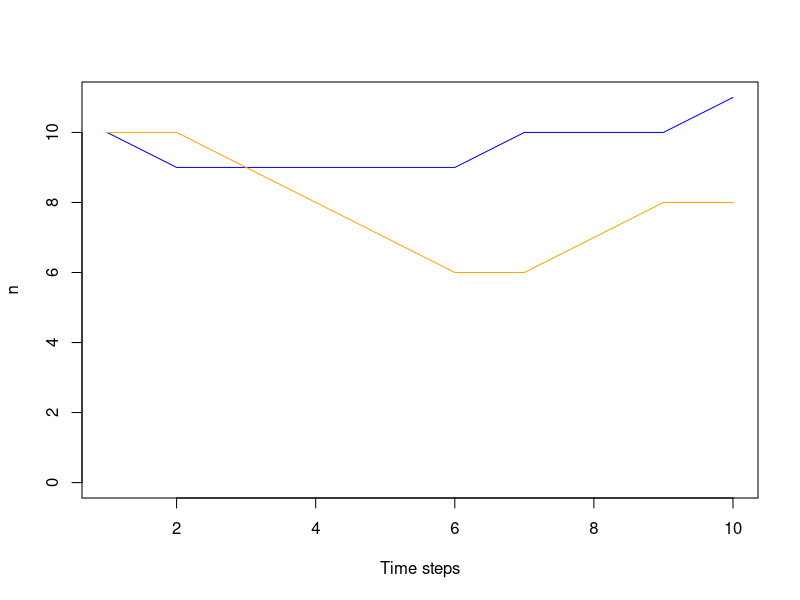
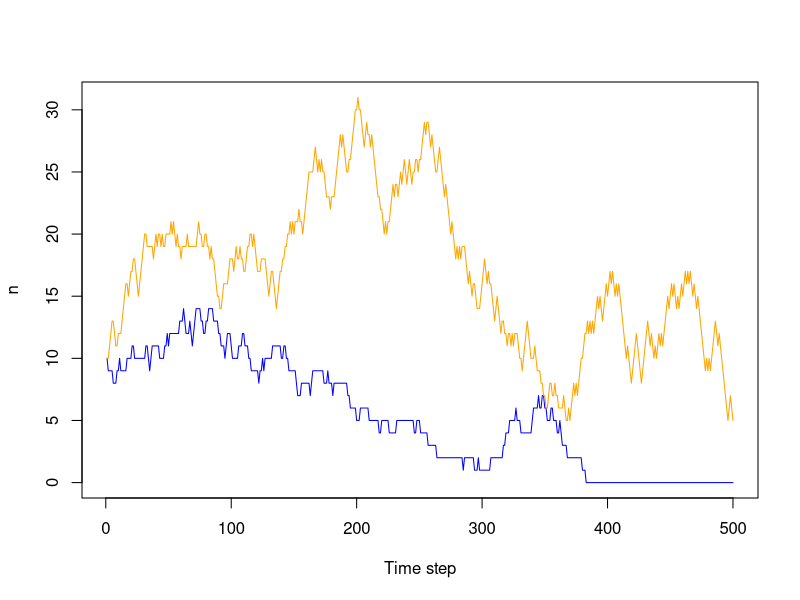
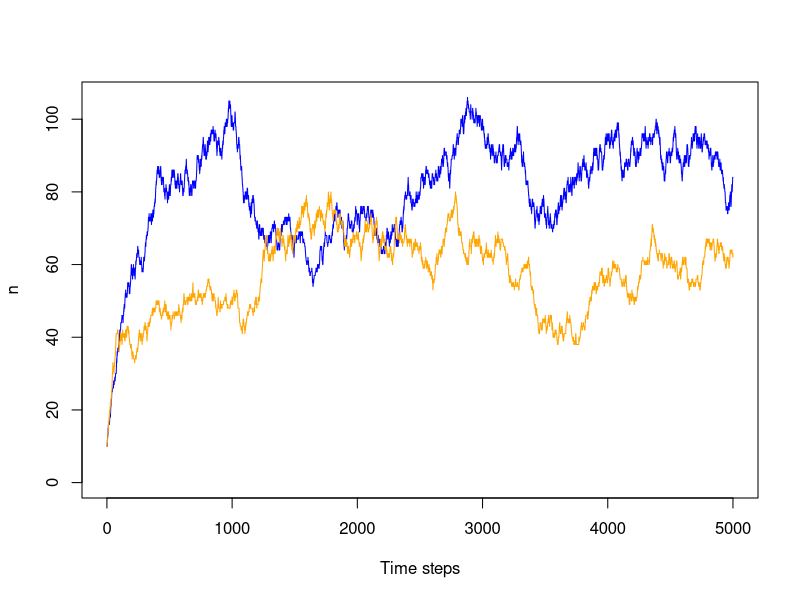

Write the R code that produced these figures, in order.
## ---- chunk 1
knitr::opts_chunk$set(echo = TRUE)
## ---- chunk 2
# initial population sizes
n <- c(10, 10)

# a matrix to hold populations sizes through time (rows are time points)
nmat <- matrix(0, nrow = 10, ncol = 2)
nmat[1, ] <- n # record the initial conditions

# birth or death?
# `event = 0` is death and `event = 1` is birth
event <- sample(0:1, 1)

if(event == 0) { # someone dies
    # who dies?
    thisOneDead <- sample(1:2, size = 1, prob = n)
    
    # update populations
    n[thisOneDead] <- n[thisOneDead] - 1
} else { # someone is born
    thisOneBorn <- sample(1:2, size = 1, prob = n)
    
    # update populations
    n[thisOneBorn] <- n[thisOneBorn] + 1
}

# now `n` has changed
n

# update the matrix by hand
nmat[2, ] <- n
## ---- chunk 3
# initial population sizes
n <- c(10, 10)

# a matrix to hold populations sizes through time (rows are time points)
nmat <- matrix(0, nrow = 10, ncol = 2)
nmat[1, ] <- n # record the initial conditions

# here's the for loop, so called cause we use the word "for"
for(i in 2:10) {
    nmat[i, 1] <- i
}

nmat
## ---- chunk 4
# initial population sizes
n <- c(10, 10)

# a matrix to hold populations sizes through time (rows are time points)
nmat <- matrix(0, nrow = 10, ncol = 2)
nmat[1, ] <- n # record the initial conditions

# here's the for loop, so called cause we use the word "for"
for(i in 2:10) {
    # birth or death?
    # `event = 0` is death and `event = 1` is birth
    event <- sample(0:1, 1)
    
    if(event == 0) { # someone dies
        # who dies?
        thisOneDead <- sample(1:2, size = 1, prob = n)
        
        # update populations
        n[thisOneDead] <- n[thisOneDead] - 1
    } else { # someone is born
        thisOneBorn <- sample(1:2, size = 1, prob = n)
        
        # update populations
        n[thisOneBorn] <- n[thisOneBorn] + 1
    }
    
    
    # update the matrix
    nmat[i, ] <- n
}

nmat
## ---- chunk 5
plot(1:10, nmat[, 1], ylim = c(0, max(nmat)), col = 'blue', type = 'l', 
     xlab = 'Time steps', ylab = 'n')
lines(1:10, nmat[, 2], col = 'orange')
## ---- chunk 6
# initial population sizes
n <- c(10, 10)

# a matrix to hold populations sizes through time (rows are time points)
ntstep <- 500 # number of time steps
nmat <- matrix(0, nrow = ntstep, ncol = 2)
nmat[1, ] <- n # record the initial conditions

# here's the for loop, so called cause we use the word "for"
for(i in 2:ntstep) {
    # everything could going extinct, so this is a safety precaution 
    # it will stop the loop if everything is dead
    if(all(n <= 0)) break
    
    # birth or death?
    # `event = 0` is death and `event = 1` is birth
    event <- sample(0:1, 1)
    
    if(event == 0) { # someone dies
        # who dies?
        thisOneDead <- sample(1:2, size = 1, prob = n)
        
        # update populations
        n[thisOneDead] <- n[thisOneDead] - 1
    } else { # someone is born
        thisOneBorn <- sample(1:2, size = 1, prob = n)
        
        # update populations
        n[thisOneBorn] <- n[thisOneBorn] + 1
    }
    
    
    # update the matrix
    nmat[i, ] <- n
}

plot(1:ntstep, nmat[, 1], ylim = c(0, max(nmat)), col = 'blue', type = 'l', 
     xlab = 'Time step', ylab = 'n')
lines(1:ntstep, nmat[, 2], col = 'orange')
## ---- chunk 7
# birth
lambda <- 4

# intrinsic death rates
mu10 <- 0.2
mu20 <- 0.4

# intra-specific competition
mu11 <- 0.04
mu22 <- 0.06

# inter-specific competition 
mu12 <- 0.002
mu21 <- 0.003
## ---- chunk 8
# initial population sizes
n <- c(10, 10)

# a matrix to hold populations sizes through time (rows are time points)
ntstep <- 5000 # number of time steps
nmat <- matrix(0, nrow = ntstep, ncol = 2)
nmat[1, ] <- n # record the initial conditions

# here's the for loop, so called cause we use the word "for"
for(i in 2:ntstep) {
    # everything could going extinct, so this is a safety precaution 
    # it will stop the loop if everything is dead
    if(all(n <= 0)) break

    # birth or death?
    # death probabilities
    dprob1 <- n[1] * (mu10 + mu11 * n[1] + mu12 * n[2])
    dprob2 <- n[2] * (mu20 + mu22 * n[2] + mu21 * n[1])

    # birth probabilities
    bprob1 <- lambda * n[1]
    bprob2 <- lambda * n[2]

    # `event = 0` is death and `event = 1` is birth
    event <- sample(0:1, size = 1, prob = c(dprob1 + dprob2, bprob1 + bprob2))

    if(event == 0) { # someone dies
        # who dies?
        thisOneDead <- sample(1:2, size = 1, prob = c(dprob1, dprob2))

        # update populations
        n[thisOneDead] <- n[thisOneDead] - 1
    } else { # someone is born
        thisOneBorn <- sample(1:2, size = 1, prob = c(bprob1, bprob2))

        # update populations
        n[thisOneBorn] <- n[thisOneBorn] + 1
    }

    nmat[i, ] <- n
}


plot(1:ntstep, nmat[, 1], type = 'l', ylim = c(0, max(nmat)), col = 'blue', 
     xlab = 'Time steps', ylab = 'n')
lines(1:ntstep, nmat[, 2], col = 'orange')
